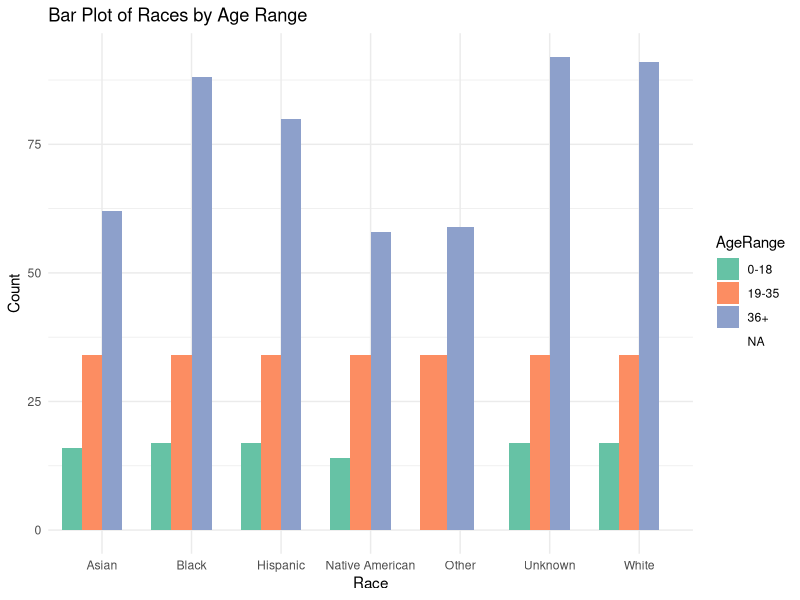
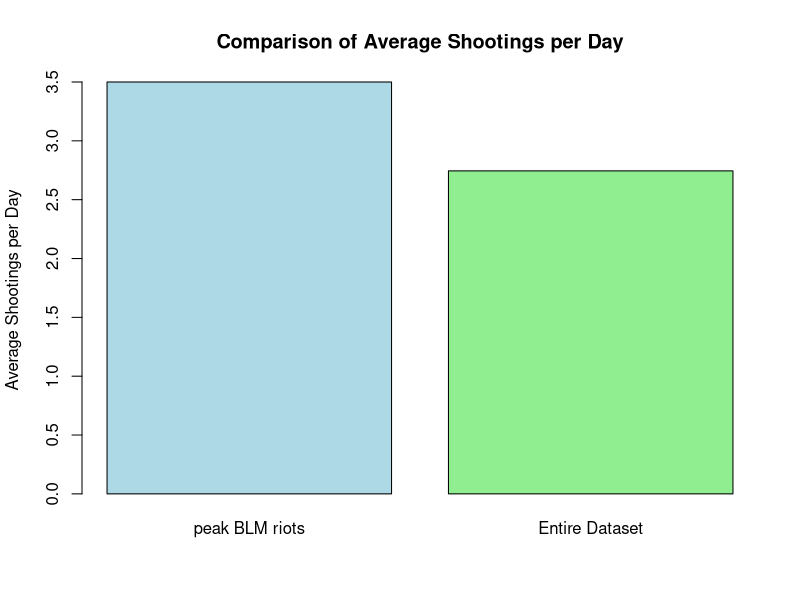
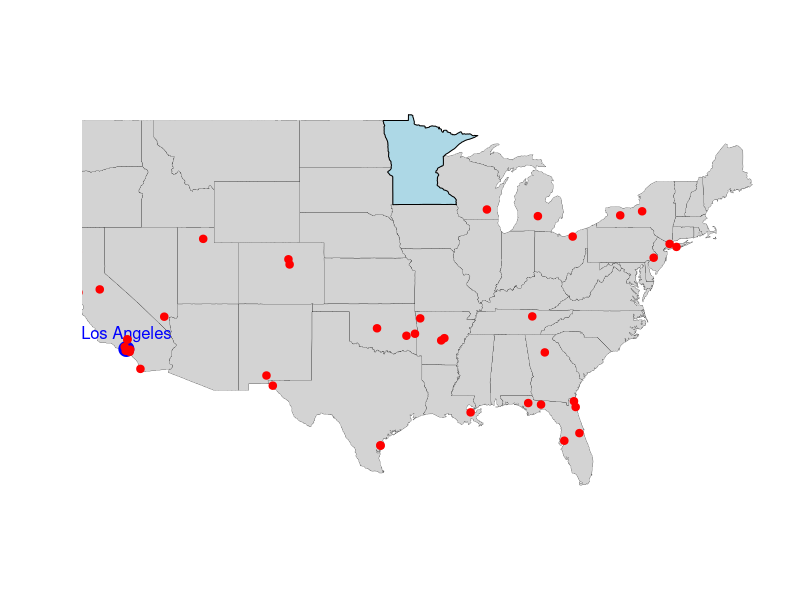
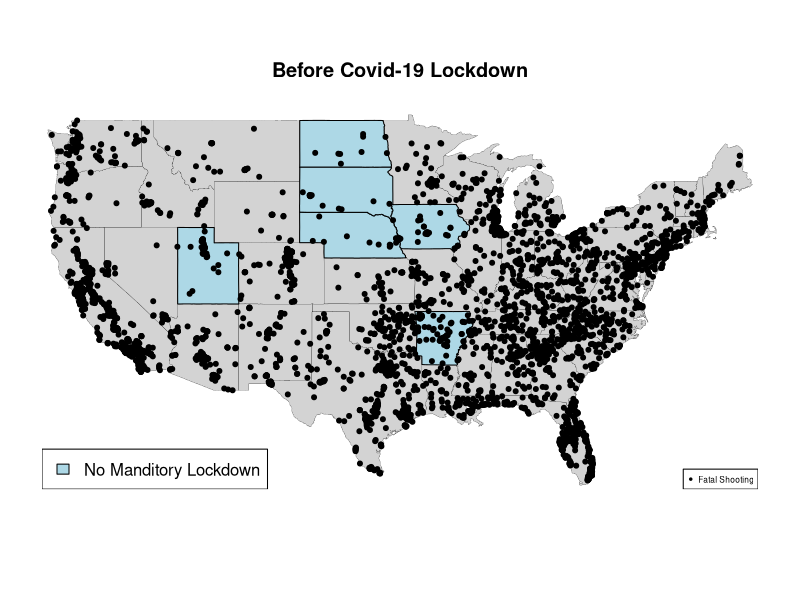
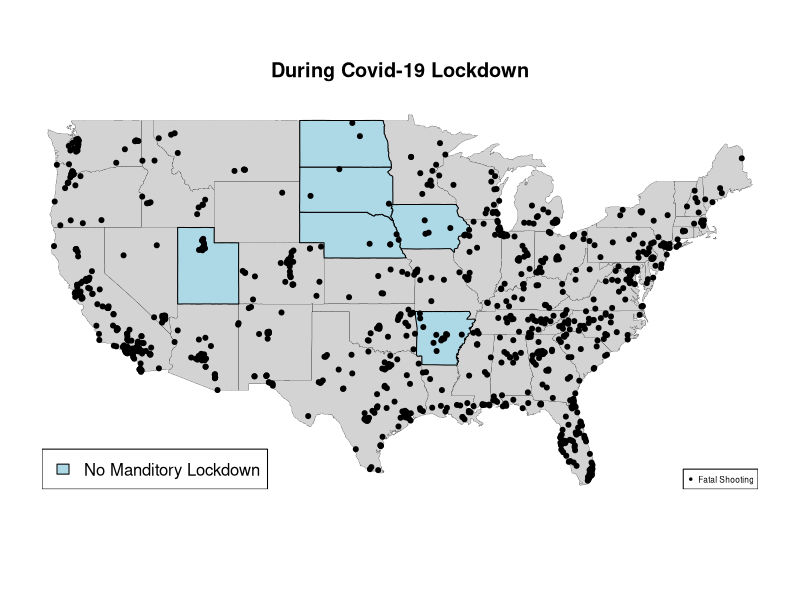
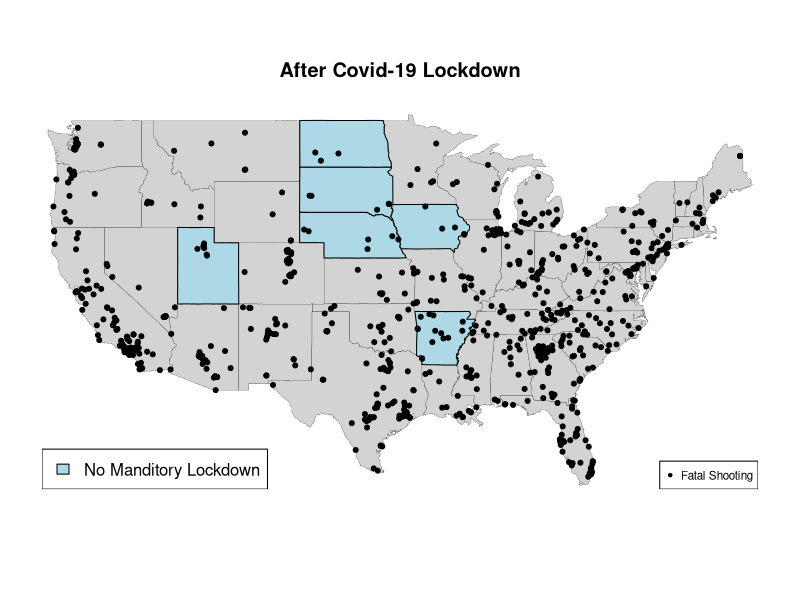
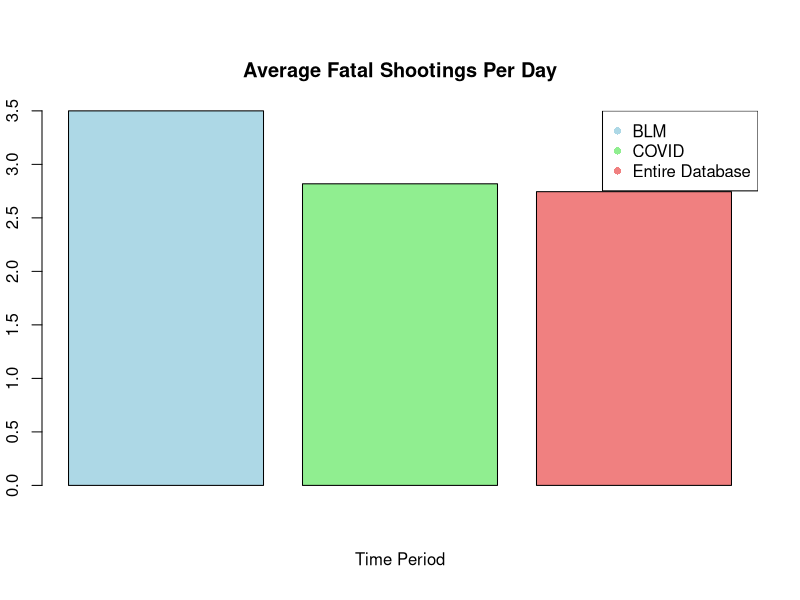
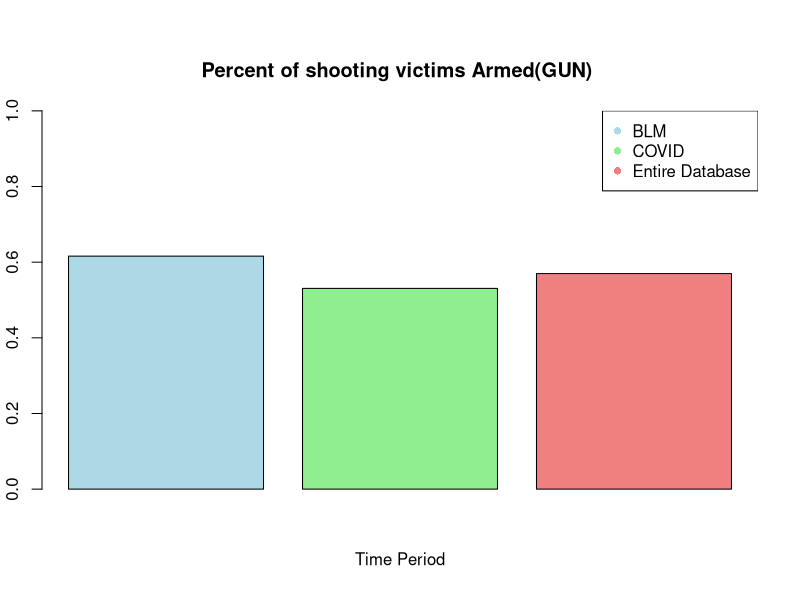

R code for these plots, in order:
## ---- chunk 1
#| code-fold: true
FatalShootingsStats <- read.csv("FatalPoliceShootings_US.csv")
head(FatalShootingsStats, 2)
## ---- chunk 2
#| code-fold: true
#Convert the `date` column to Date format so can extract the year
FatalShootingsStats$date <- as.Date(FatalShootingsStats$date, format = "%m/%d/%Y")
#Made new column for year as an int
FatalShootingsStats$year <- as.integer(format(FatalShootingsStats$date, "%Y"))


## ---- chunk 3
#| code-fold: true
library(dplyr)
library(ggplot2)

FatalShootingsStats$age <- as.numeric(as.character(FatalShootingsStats$age))

# Create AgeRange dynamically
FatalShootingsStats$AgeRange <- cut(
  FatalShootingsStats$age,
  breaks = c(0, 18, 35, Inf), # Define age range intervals
  labels = c("0-18", "19-35", "36+"),
  right = FALSE # Makes intervals inclusive on the left
)

# Summarize data to count individuals by Race and AgeRange
summary_data <- FatalShootingsStats %>%
  group_by(race, AgeRange) %>%
  summarise(Count = n(), .groups = "drop")

# Create the bar plot
ggplot(FatalShootingsStats, aes(x = race_name, y = age, fill = AgeRange)) +
  geom_bar(stat = "identity", position = "dodge") + # Position bars side by side
  labs(
    title = "Bar Plot of Races by Age Range",
    x = "Race",
    y = "Count"
  ) +
  scale_fill_brewer(palette = "Set2") + # Optional color palette
  theme_minimal() # Clean theme

## ---- chunk 4
#| code-fold: true
# Convert the 'Date' column to Date type if it isn't already
FatalShootingsStats$date <- as.Date(FatalShootingsStats$date, format = "%Y-%m-%d")  # Adjust format if needed

# Specify the two specific dates you want to check
date1 <- as.Date("2020-05-26")  # Example date 1
date2 <- as.Date("2020-06-08")  # Example date 2

# Filter data for those two dates and count the total number of shootings
shootings_period <- FatalShootingsStats %>%
  filter(date >= date1 & date <= date2)
 
# Number of unique days in the time period
unique_days_period <- length(seq.Date(date1, date2, by = "day"))

# Total number of shootings in the time period
total_shootings_period <- nrow(shootings_period)

# Average shootings per day for the time period (including all days in the range)
avg_shootings_per_day_period <- total_shootings_period / unique_days_period

# 2. Calculate the average number of shootings per day for the entire dataset
# Find the first and last dates in the dataset
first_date <- min(FatalShootingsStats$date)
last_date <- max(FatalShootingsStats$date)

# Number of unique days in the entire dataset (including all days between the first and last date)
unique_days_total <- length(seq.Date(first_date, last_date, by = "day"))

# Total number of shootings in the entire dataset
total_shootings_total <- nrow(FatalShootingsStats)

# Average shootings per day for the entire dataset (including all days in the range)
avg_shootings_per_day_total <- total_shootings_total / unique_days_total

# Print the results
cat("Average shootings per day for the period from May 26, 2020 to June 8, 2020 :", avg_shootings_per_day_period, "\n")
cat("Average shootings per day for the entire dataset:", avg_shootings_per_day_total, "\n")

## ---- chunk 5
#| code-fold: true
# Create a vector with the two averages
average_shootings <- c(avg_shootings_per_day_period, avg_shootings_per_day_total)

# Create a bar plot
barplot(average_shootings, 
        names.arg = c("peak BLM riots", "Entire Dataset"), 
        main = "Comparison of Average Shootings per Day", 
        ylab = "Average Shootings per Day", 
        col = c("lightblue", "lightgreen"), 
        border = "black")

## ---- chunk 6
#| code-fold: true
library(maps)
state_to_highlight <- "Minnesota"

# Basic Map Plot
maps::map("state", col = "lightgray", fill = TRUE, bg = "white", lwd = 0.2)  # Draw USA map
maps::map("state", region = state_to_highlight, col = "lightblue", fill = TRUE, add = TRUE)

# Overlay points for Los Angeles and Miami
# Coordinates for Los Angeles
points(-118.2437, 34.0522, col = "blue", pch = 19, cex = 2)  # Los Angeles

# Optionally, add text labels for the cities
text(-118.2437, 34.0522, "Los Angeles", pos = 3, col = "blue", cex = 1)

# Overlay points (longitude, latitude) on the map
points(shootings_period$longitude, shootings_period$latitude, col = "red", pch = 20, cex = 1.5)

## ---- chunk 7
#| code-fold: true
library(maps)

library(tidyverse)
library(dplyr)
library(ggplot2)

# Convert the 'Date' column to Date type if it isn't already
FatalShootingsStats$date <- as.Date(FatalShootingsStats$date, format = "%Y-%m-%d")  

#filtering data by covid lockdown timeline
during_date1 <- as.Date("2020-03-15")  # main US lockdown start
during_date2 <- as.Date("2021-05-01")  # need to find sorce for this date
during_covid <- FatalShootingsStats %>%
  filter(date >= during_date1 & date <= during_date2)

before_date1 <- min(FatalShootingsStats$date)  
before_date2 <- as.Date("2020-03-14")
before_covid <- FatalShootingsStats %>%
  filter(date >= before_date1 & date <= before_date2)

after_date1 <- as.Date("2021-05-01")  
after_date2 <- max(FatalShootingsStats$date)
after_covid <- FatalShootingsStats %>%
  filter(date >= after_date1 & date <= after_date2)

#total number of shootings per time period
total_shootings_during <- nrow(during_covid)
total_shootings_before <- nrow(before_covid)
total_shootings_after <- nrow(after_covid)

#total number of days in time period
unique_days_during <- length(seq.Date(during_date1, during_date2, by = "day"))
unique_days_before <- length(seq.Date(before_date1, before_date2, by = "day"))
unique_days_after <- length(seq.Date(after_date1, after_date2, by = "day"))

#shootings per day
avg_shootings_during <- total_shootings_during / unique_days_during
avg_shootings_before <- total_shootings_before / unique_days_before
avg_shootings_after <- total_shootings_after / unique_days_after

cat("Before the lockdowns: Total shootings ",total_shootings_before," Average shootings per day", avg_shootings_before, "\n")
cat("During the lockdowns: Total shootings ",total_shootings_during," Average shootings per day", avg_shootings_during, "\n")
cat("After the lockdowns: Total shootings ",total_shootings_after," Average shootings per day", avg_shootings_after, "\n")
#cat("Number of days in dataset before lockdowns ",unique_days_before,"\n", "Number of days in dataset during lockdowns ",unique_days_during,"\n","Number of days in dataset after lockdowns ",unique_days_after,"\n")

## ---- chunk 8
#| code-fold: true
state_to_highlight <- c("Arkansas", "Iowa", "Nebraska", "North Dakota", "South Dakota", "Utah", "Wyomming") #sates that never enforced lockdown
# Basic Map Plot

maps::map("state", col = "lightgray", fill = TRUE, bg = "white", lwd = 0.2)  
maps::map("state", region = state_to_highlight, col = "lightblue", fill = TRUE, add = TRUE)
points(before_covid$longitude, before_covid$latitude, col = "black", pch = 20, cex = 1.0)
legend("bottomright", legend = "Fatal Shooting", pch = 20, col = "black", cex = 0.5)
legend("bottomleft", legend = "No Manditory Lockdown", fill= "lightblue", col = "lightblue", cex = 1)
title(main= "Before Covid-19 Lockdown")

maps::map("state", col = "lightgray", fill = TRUE, bg = "white", lwd = 0.2) 
maps::map("state", region = state_to_highlight, col = "lightblue", fill = TRUE, add = TRUE)
points(during_covid$longitude, during_covid$latitude, col = "black", pch = 20, cex = 1.0)
legend("bottomright", legend = "Fatal Shooting", pch = 20, col = "black", cex = 0.5)
legend("bottomleft", legend = "No Manditory Lockdown", fill= "lightblue", col = "lightblue", cex = 1)
title(main= "During Covid-19 Lockdown")

maps::map("state", col = "lightgray", fill = TRUE, bg = "white", lwd = 0.2)  
maps::map("state", region = state_to_highlight, col = "lightblue", fill = TRUE, add = TRUE)
points(after_covid$longitude, after_covid$latitude, col = "black", pch = 20, cex = 1.0)
legend("bottomright", legend = "Fatal Shooting", pch = 20, col = "black", cex = 0.7)
legend("bottomleft", legend = "No Manditory Lockdown", fill= "lightblue", col = "lightblue", cex = 1)
title( "After Covid-19 Lockdown")

## ---- chunk 9
#| code-fold: true
#"Arkansas", "Iowa", "Nebraska", "North Dakota", "South Dakota", "Utah", "Wyomming"
## Arkansas data 
before_ar <- before_covid %>%
  filter(before_covid$state == "AR" | before_covid$state == "IA" | before_covid$state == "NE" | before_covid$state == "ND" | before_covid$state == "SD" | before_covid$state == "UT" | before_covid$state == "WY" )
during_ar <- during_covid %>%
  filter(during_covid$state == "AR" | during_covid$state == "IA" | during_covid$state == "NE" | during_covid$state == "ND" | during_covid$state == "SD" | during_covid$state == "UT" | during_covid$state == "WY" )
after_ar <- after_covid %>%
  filter(after_covid$state == "AR" | after_covid$state == "IA" | after_covid$state == "NE" | after_covid$state == "ND" | after_covid$state == "SD" | after_covid$state == "UT" | after_covid$state == "WY" )


#total number of shootings per time period
total_shootings_Bar <- nrow(during_ar)
total_shootings_Dar <- nrow(before_ar)
total_shootings_Aar <- nrow(after_ar)


#shootings per day
state_avg_shootings_during <- total_shootings_Dar / unique_days_during
state_avg_shootings_before <- total_shootings_Bar / unique_days_before
state_avg_shootings_after <- total_shootings_Aar / unique_days_after

cat("Shootings per day during COVID-19 in states with no enforced lockdowns",state_avg_shootings_during,"\n",  "Shootings per day before COVID-19 in states with no enforced lockdowns",state_avg_shootings_before,"\n", "Shootings per day after COVID-19in  states with no enforced lockdowns",state_avg_shootings_after)

## ---- chunk 10

## ---- chunk 11
#| code-fold: true
#BLM
date1 <- as.Date("2020-05-26")  # Example date 1
date2 <- as.Date("2020-06-08")  # Example date 2
# Filter data for those two dates and count the total number of shootings
shootings_period <- FatalShootingsStats %>%
  filter(date >= date1 & date <= date2)
# Number of unique days in the time period
unique_days_period <- length(seq.Date(date1, date2, by = "day"))
# Total number of shootings in the time period
total_shootings_period <- nrow(shootings_period)
avg_shootings_per_day_BLM <- total_shootings_period / unique_days_period


#Lockdowns
during_date1 <- as.Date("2020-03-15")  # main US lockdown start
during_date2 <- as.Date("2021-05-01")  # need to find sorce for this date
during_covid <- FatalShootingsStats %>%
  filter(date >= during_date1 & date <= during_date2)
total_shootings_during <- nrow(during_covid)
#total number of days in time period
unique_days_during <- length(seq.Date(during_date1, during_date2, by = "day"))
#shootings per day
avg_shootings_duringCovid <- total_shootings_during / unique_days_during

bodycam_true <- c(sum(during_covid$body_camera == "TRUE"), sum(shootings_period$body_camera == "TRUE"), sum(FatalShootingsStats$body_camera == "TRUE"))

bodycam_percent <- c((bodycam_true[1]/nrow(during_covid)), (bodycam_true[2]/nrow(shootings_period)),(bodycam_true[3]/nrow(FatalShootingsStats)))

average_age <- c(mean(during_covid$age, na.rm = TRUE), mean(shootings_period$age, na.rm = TRUE), mean(FatalShootingsStats$age, na.rm = TRUE))

avg_shootings <-  c(avg_shootings_per_day_BLM, avg_shootings_duringCovid, avg_shootings_per_day_total)

gun_armedp <- c((sum(during_covid$armed == "gun") /nrow(during_covid)), (sum(shootings_period$armed == "gun") /nrow(shootings_period)), (sum(FatalShootingsStats$armed == "gun") / nrow(FatalShootingsStats)))

unarmed_armedp <- c((sum(during_covid$armed == "unarmed") /nrow(during_covid)), (sum(shootings_period$armed == "unarmed") / nrow(shootings_period)), (sum(FatalShootingsStats$armed == "unarmed") / nrow(FatalShootingsStats)))

car_armedp <- c((sum(during_covid$armed == "Vehicle") / nrow(during_covid)), (sum(shootings_period$armed == "Vehicle") / nrow(shootings_period)), (sum(FatalShootingsStats$armed == "Vehicle") / nrow(FatalShootingsStats)))

mental_illness <- c(sum(during_covid$signs_of_mental_illness == "TRUE")/nrow(during_covid), sum(shootings_period$signs_of_mental_illness == "TRUE")/nrow(shootings_period), sum(FatalShootingsStats$signs_of_mental_illness == "TRUE")/nrow(FatalShootingsStats))


BLM_Covid <- data.frame(avg_shootings, round(average_age, 1), bodycam_percent, gun_armedp, unarmed_armedp, car_armedp, mental_illness) 
names(BLM_Covid) <- c("Average Fatal Shootings Per Day", "Average Age", "Percent of officers with turned on body camera", "Armed (gun)", "Unarmed", "Armed (car)", "Signs of mental illness")
rownames(BLM_Covid) <- c("BLM", "Covid-19", "Entire Dataset")
BLM_Covid
## ---- chunk 12
#| code-fold: true
# showing interesting data points
time_period <- c("BLM", "COVID", "Entire Database")
colors <- c("lightblue", "lightgreen", "lightcoral")
barplot(BLM_Covid$`Average Fatal Shootings Per Day`, 
        col = colors,
        main = "Average Fatal Shootings Per Day",
        xlab = "Time Period",  )
legend("topright", legend = time_period , col = colors, pch = 16 ) #TO FIX make sure legend is not on top of figure
#armed (gun)
time_period <- c("BLM", "COVID", "Entire Database")
colors <- c("lightblue", "lightgreen", "lightcoral")
barplot(BLM_Covid$`Armed (gun)`, 
        col = colors,
        main = "Percent of shooting victims Armed(GUN) ",
        xlab = "Time Period", ylim = c(0,1))
legend("topright", legend = time_period , col = colors, pch = 16 ) 
#
time_period <- c("BLM", "COVID", "Entire Database")
colors <- c("lightblue", "lightgreen", "lightcoral")
barplot(BLM_Covid$`Percent of officers with turned on body camera`, 
        col = colors,
        main = "Percent of officers with turned on body camera",
        xlab = "Time Period", ylim = c(0,1))
legend("topright", legend = time_period , col = colors, pch = 16) 
# another option changing lables into x axis 
## ---- chunk 13
#| code-fold: true
# filtering data to include only unarmed incidents
unarmed_data <- subset(FatalShootingsStats, FatalShootingsStats$armed == "unarmed")

# count unarmed fatalities by race
unarmed_deaths_by_race <- aggregate(unarmed_data$armed, 
                                    by = list(Race = unarmed_data$race_name), 
                                    FUN = length)
colnames(unarmed_deaths_by_race)[2] <- "Unarmed_Deaths"

# count display
unarmed_deaths_by_race
# count total fatalities by race
total_deaths_by_race <- aggregate(FatalShootingsStats$armed, 
                                  by = list(Race = FatalShootingsStats$race_name), 
                                  FUN = length)

# ensure all races are represented in unarmed deaths by race
all_races <- unique(FatalShootingsStats$race_name)
unarmed_deaths_by_race <- aggregate(unarmed_data$armed, 
                                    by = list(Race = unarmed_data$race_name), 
                                    FUN = length)
unarmed_deaths_by_race <- merge(data.frame(Race = all_races), unarmed_deaths_by_race, 
                                by = "Race", all.x = TRUE)
unarmed_deaths_by_race[is.na(unarmed_deaths_by_race)] <- 0  # Replace NA with 0

# merge total deaths and unarmed deaths
race_unarmed_comparison <- merge(unarmed_deaths_by_race, total_deaths_by_race, 
                                 by = "Race", 
                                 suffixes = c("_Unarmed", "_Total"))

# calculate percentage of unarmed fatalities for each race
race_unarmed_comparison$Unarmed_Death_Percentage <- 
  (race_unarmed_comparison$x_Unarmed / race_unarmed_comparison$x_Total) * 100

# rename columns for clarity
colnames(race_unarmed_comparison) <- c("Race", "Unarmed_Deaths", "Total_Deaths", "Unarmed_Death_Percentage")

# display the updated data frame
race_unarmed_comparison

# adjust margins to give more space to labels
par(mar = c(5, 10, 4, 2) + 0.1) # Increase left margin for y-axis labels

# create a horizontal bar plot
barplot(race_unarmed_comparison$Unarmed_Death_Percentage,
names.arg = race_unarmed_comparison$Race,
main = "Percentage of Unarmed Fatalities by Race",
xlab = "Percentage of Unarmed Fatalities",
col = "lightcoral",
horiz = TRUE,       # Horizontal bars
las = 1,            # Ensure labels are horizontal on y-axis
cex.names = 0.9)    # Adjust label size if needed

# reset margins after plotting (optional if running multiple plots in sequence)
par(mar = c(5, 4, 4, 2) + 0.1)

# i think this code can be reused if we make the x axis the time period and show unarmed/armed deaths per race - sophia
## ---- chunk 14
#| code-fold: true
# aggregate data by year and race_name
race_year_counts <- aggregate(FatalShootingsStats$race_name, 
                              by = list(Year = FatalShootingsStats$year, 
                                        Race = FatalShootingsStats$race_name), 
                      FUN = length)
colnames(race_year_counts)[3] <- "Count"

# create a matrix to store counts for each race across years
race_counts_matrix <- xtabs(Count ~ Race + Year, data = race_year_counts)

# set up colors for each race
colors <- c("lightblue", "lightgreen", "lightcoral", "lightpink", "wheat", "lavender", "gray")

# creating bar plot
barplot(race_counts_matrix, beside = TRUE, col = colors,
        main = "Fatal Shootings by Race and Year",
        xlab = "Year", ylab = "Number of Fatal Shootings", 
        legend.text = rownames(race_counts_matrix), 
        args.legend = list(x = "topright", inset = c(-0.05, 0)), ylim = c(0,1200))

## ---- chunk 15
#| code-fold: true
# set up an empty plot with the correct axes limits
plot(NULL, xlim = range(race_year_counts$Year), 
     ylim = c(0,700), 
     xlab = "Year", ylab = "Number of Fatal Shootings", 
     main = "Fatal Shootings by Race Over the Years")

# define colors for each race
race_colors <- c("blue", "green", "red", "purple", "orange", "pink", "gray")

# get unique races
unique_races <- unique(race_year_counts$Race)

# loop through each race to plot its line on the graph
for (i in 1:length(unique_races)) {
  # Subset data for the current race
  race_data <- subset(race_year_counts, Race == unique_races[i])
  
  # plot the line for this race
  lines(race_data$Year, race_data$Count, type = "o", col = race_colors[i], pch = 16)
}

# add a legend
legend("topright", legend = unique_races, col = race_colors, pch = 16, lty = 1)
